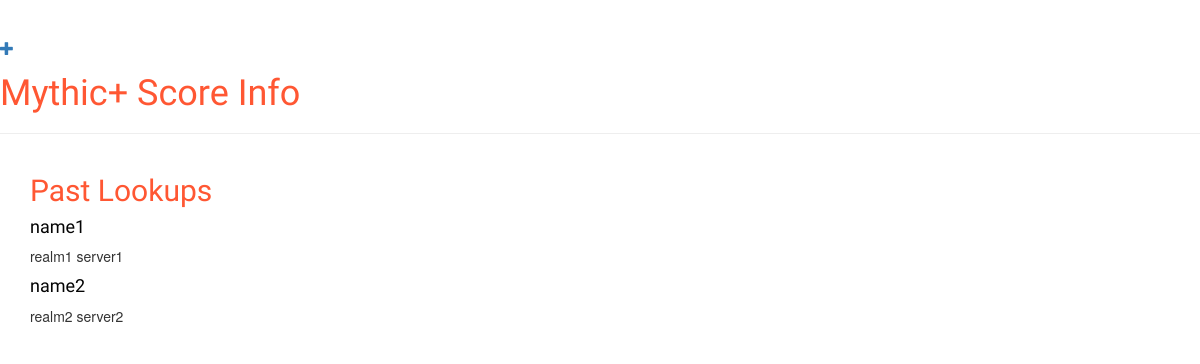
Before: / with the older database file.
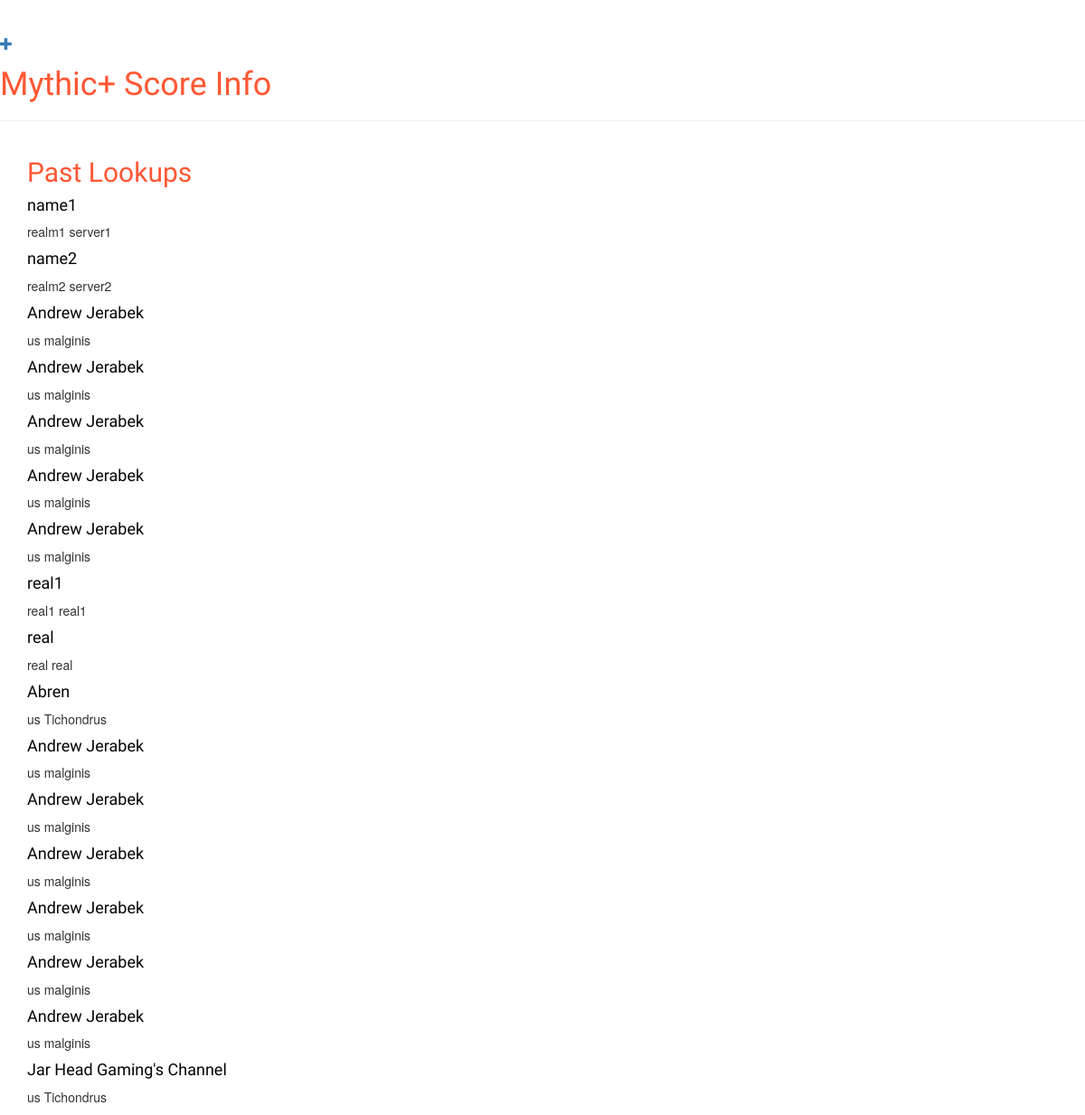
After: the same page with the newer database file.
### mythicPlusScore/models.py (models this page shows, shortened)
class PostCharacterInfo(models.Model):
    name = models.CharField(max_length=50)
    realm = models.CharField(max_length=50)
    server = models.CharField(max_length=50)

### mythicPlusScore/views.py (the view)
# urls.py: path('', views.view_prior, name='past_list'),
def view_prior(request):
    recent2 = PostCharacterInfo.objects.all
    return render(request, 'mythicPlusScore/past_list.html', {'recent2': recent2})

### mythicPlusScore/templates/mythicPlusScore/past_list.html (shortened to what this page needs)
{% extends 'mythicPlusScore/base.html' %}
{% block content %}
    <h2><a href="">Past Lookups</a></h2>
    {% for recent2 in recent2 %}
        <div>
            <h4><a href="{% url 'post_detail' pk=recent2.pk %}">{{ recent2.name }}</a></h4>
            <p>{{ recent2.realm}} {{recent2.server|linebreaksbr }}</p>
        </div>
    {% endfor%}
{% endblock %}

### mythicPlusScore/templates/mythicPlusScore/base.html (shortened to what this page needs)
{% load static %}
<html>
    <head>
        <link rel="stylesheet" href="//maxcdn.bootstrapcdn.com/bootstrap/3.2.0/css/bootstrap.min.css">
        <link rel="stylesheet" href="//maxcdn.bootstrapcdn.com/bootstrap/3.2.0/css/bootstrap-theme.min.css">
        <link rel="stylesheet" type= "text/css"href="{% static 'css/mythicPlusScore.css' %}"/>
    </head>
    <body>
        <div class="page-header">
            <a href="{% url 'search_new' %}" class="top-menu"><span class="glyphicon glyphicon-plus"></span></a>
            <h1><a href="/">Mythic+ Score Info</a></h1>
        </div>
        <div class="content container">
            <div class="row">
                <div class="col-md-8">
                {% block content %}
                    {% endblock %}
                </div>
            </div>
        </div>
    </body>
</html>

### mythicPlusScore/Static/css/mythicPlusScore.css (style rules this page uses)
h1 a, h2 a { color: #FF5733; font-family:'Krona One' }
h4 a { color: #040404; font-family:'Krona One' }

Changed rows visible on the page:
added PostCharacterInfo: name "Andrew Jerabek", realm "us", server "malginis"
added PostCharacterInfo: name "Andrew Jerabek", realm "us", server "malginis"
added PostCharacterInfo: name "Andrew Jerabek", realm "us", server "malginis"
added PostCharacterInfo: name "Andrew Jerabek", realm "us", server "malginis"
added PostCharacterInfo: name "Andrew Jerabek", realm "us", server "malginis"
added PostCharacterInfo: name "real1", realm "real1", server "real1"
added PostCharacterInfo: name "real", realm "real", server "real"
added PostCharacterInfo: name "Abren", realm "us", server "Tichondrus"
added PostCharacterInfo: name "Andrew Jerabek", realm "us", server "malginis"
added PostCharacterInfo: name "Andrew Jerabek", realm "us", server "malginis"
added PostCharacterInfo: name "Andrew Jerabek", realm "us", server "malginis"
added PostCharacterInfo: name "Andrew Jerabek", realm "us", server "malginis"
added PostCharacterInfo: name "Andrew Jerabek", realm "us", server "malginis"
added PostCharacterInfo: name "Andrew Jerabek", realm "us", server "malginis"
added PostCharacterInfo: name "Jar Head Gaming's Channel", realm "us", server "Tichondrus"
